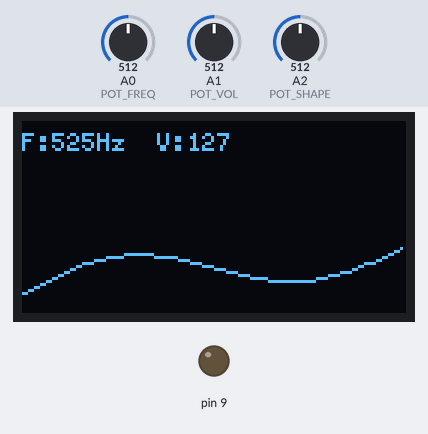
The sketch below on a simulated Arduino Uno, built for the host (arithmetic inside an expression is 32-bit, double 64-bit). Parts: 128×64 one-colour display, output pins drawn as LEDs (lit = HIGH). The inputs (shaded band) are chosen by the test bench; at power-on: A0 (POT_FREQ) = 512, A1 (POT_VOL) = 512, A2 (POT_SHAPE) = 512.

Above: at 1.2 s.
1.3 s: A0 (POT_FREQ) set to 716
At 1.6 s:
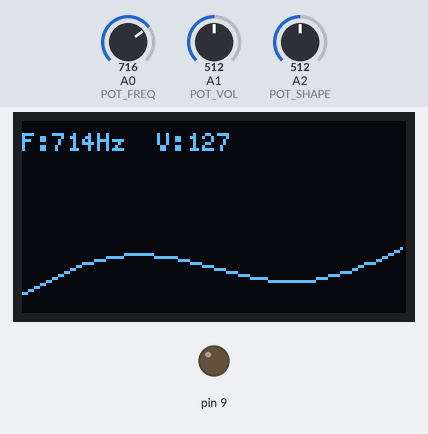
2.8 s: A1 (POT_VOL) set to 716
At 3.1 s:
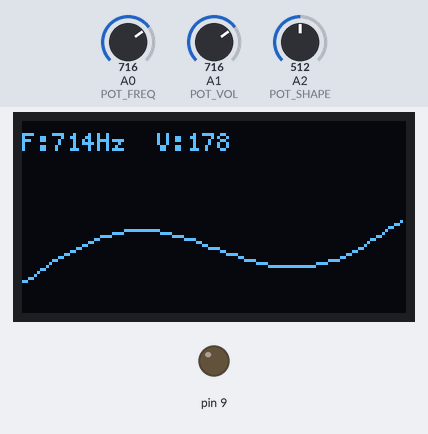
4.3 s: A2 (POT_SHAPE) set to 716
At 4.6 s:
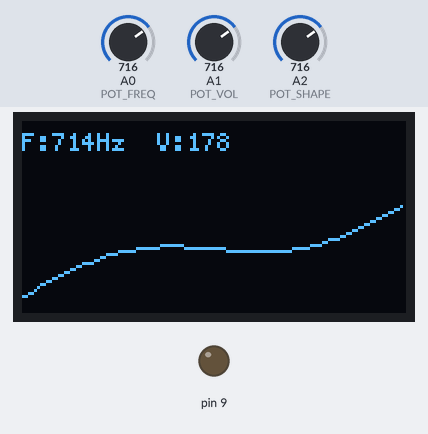
5.8 s: A0 (POT_FREQ) set to 900
At 7.0 s:
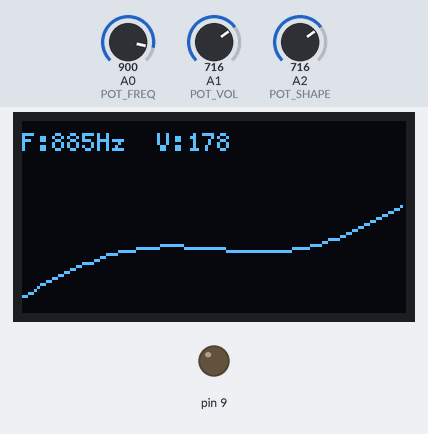
7.3 s: A1 (POT_VOL) set to 900
At 8.5 s:
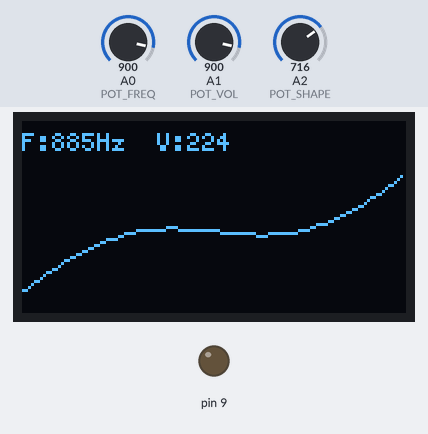
8.8 s: A2 (POT_SHAPE) set to 900
At 10.2 s:
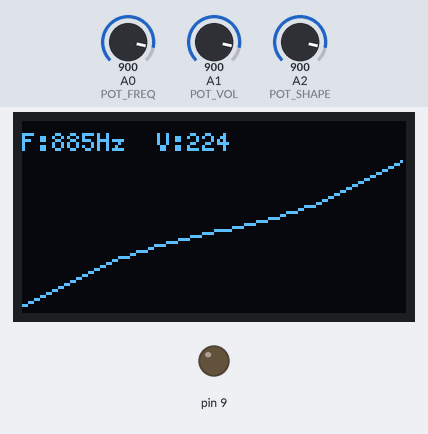
Timing chart, 0 to 11.3 s (numbered marks = the images above; inputs shaded):
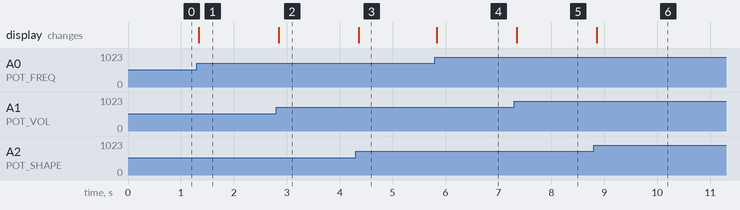

The sketch:

arduino-sine-wave.ino
```cpp
#include <U8g2lib.h>
#include <Wire.h>

// OLED - usa el modo ligero (buffer parcial)
U8G2_SSD1306_128X64_NONAME_1_HW_I2C u8g2(U8G2_R0, U8X8_PIN_NONE);

#define WAVE_SIZE 64
volatile uint8_t waveTable[WAVE_SIZE];  // RAM optimizada
volatile uint8_t waveIndex = 0;

uint8_t scopeData[WAVE_SIZE];  // solo para dibujar

// Pines de potenciómetros
#define POT_FREQ     A0
#define POT_VOL      A1
#define POT_SHAPE    A2

void setup() {
  // Configura PWM en D9 (OC1A)
  pinMode(9, OUTPUT);
  setupPWM();

  // Inicializa pantalla
  u8g2.begin();

  // Timer2 para actualizaciones de onda
  setupTimer2();

  // Llenar tabla inicial
  generateWaveform();
}

void loop() {
  readScopeData();          // Copia datos de waveTable para dibujar
  drawScope();              // Dibuja la forma de onda
  generateWaveform();       // Actualiza forma de onda con potes
  delay(10);                // Pequeño delay para fluidez
}

// PWM con Timer1 para salida en D9
void setupPWM() {
  TCCR1A = _BV(COM1A1) | _BV(WGM11);     // PWM modo 14
  TCCR1B = _BV(WGM13) | _BV(WGM12) | _BV(CS10); // Sin prescaler
  ICR1 = 255;
  OCR1A = 128; // Nivel inicial medio
}

// Timer2: genera interrupciones a frecuencia variable
void setupTimer2() {
  cli();
  TCCR2A = _BV(WGM21);       // CTC
  TCCR2B = _BV(CS20);        // sin prescaler
  OCR2A = 125;               // valor inicial
  TIMSK2 = _BV(OCIE2A);      // habilita interrupción
  sei();
}

// ISR para generar señal en D9
ISR(TIMER2_COMPA_vect) {
  OCR1A = waveTable[waveIndex];
  waveIndex++;
  if (waveIndex >= WAVE_SIZE) waveIndex = 0;
}

// Genera una forma de onda nueva según potenciómetros
void generateWaveform() {
  int freqVal = analogRead(POT_FREQ);    // 0 - 1023
  int volVal  = analogRead(POT_VOL);     // 0 - 1023
  int shapeVal= analogRead(POT_SHAPE);   // 0 - 1023

  // Calcula nueva frecuencia
  int freq = map(freqVal, 0, 1023, 50, 1000); // Hz
  updateTimerForFrequency(freq);

  // Calcula volumen (0 - 255)
  uint8_t volume = map(volVal, 0, 1023, 0, 255);

  // Forma de onda: de seno a diente
  for (uint8_t i = 0; i < WAVE_SIZE; i++) {
    float angle = (2 * PI * i) / WAVE_SIZE;
    float sine = sin(angle) * 0.5 + 0.5;
    float saw  = (float)i / WAVE_SIZE;
    float blend = (shapeVal / 1023.0); // 0.0 a 1.0
    float wave = sine * (1.0 - blend) + saw * blend;
    waveTable[i] = (uint8_t)(wave * volume);
  }
}

// Ajusta Timer2 para frecuencia deseada
void updateTimerForFrequency(uint16_t freq) {
  uint16_t top = (F_CPU / (WAVE_SIZE * freq)) - 1;
  if (top < 20) top = 20;
  if (top > 255) top = 255;
  cli();
  OCR2A = top;
  sei();
}

// Copia datos actuales para dibujarlos (protegido)
void readScopeData() {
  cli();
  for (uint8_t i = 0; i < WAVE_SIZE; i++) {
    scopeData[i] = waveTable[i];
  }
  sei();
}

// Dibuja forma de onda
void drawScope() {
  u8g2.firstPage();
  do {
    for (uint8_t i = 1; i < WAVE_SIZE; i++) {
      int x0 = (i - 1) * 2;
      int y0 = 64 - (scopeData[i - 1] >> 2);
      int x1 = i * 2;
      int y1 = 64 - (scopeData[i] >> 2);
      u8g2.drawLine(x0, y0, x1, y1);
    }
    u8g2.setFont(u8g2_font_5x8_tr);
    u8g2.setCursor(0,10);
    u8g2.print("F:");
    u8g2.print(map(analogRead(POT_FREQ), 0, 1023, 50, 1000));
    u8g2.print("Hz  V:");
    u8g2.print(map(analogRead(POT_VOL), 0, 1023, 0, 255));
  } while (u8g2.nextPage());
}
```

Measured:
- after the input at 1.3 s, the display: changes at once (image 1)
- after the input at 2.8 s, the display: changes after 0.05 s (image 2)
- after the input at 4.3 s, the display: changes after 0.06 s (image 3)
- after the input at 5.8 s, the display: changes at once (image 4)
- after the input at 7.3 s, the display: changes at once (image 5)
- after the input at 8.8 s, the display: changes after 0.05 s (image 6)
